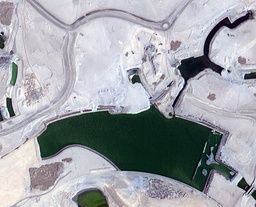
#> input picture dataset/input/image_part_002.jpg, 256 x 207 px, shrunk from 797 x 644 before the run
$ python data_prep.py --src_img dataset/input/image_part_002.jpg --dst_folder out
#> lines starting #> are read from the running program, lines starting #| are printed output that depends on the picture
import argparse
from os.path import join
from pathlib import Path

import cv2
import numpy as np

def nparray_to_str(X):
    """
    Chuyển đổi mảng numpy thành chuỗi để lưu vào tệp.
    """
    return '\n'.join(' '.join(map(str, row)) for row in X)

def kmeans_plus_plus(data, k):
    """
    Thuật toán KMeans++ để chọn tâm cụm ban đầu.
    """
    centroids = [data[np.random.choice(range(len(data)))]]

    for _ in range(1, k):
        D2 = np.array([min(np.linalg.norm(x - c) ** 2 for c in centroids) for x in data])
        probabilities = D2 / D2.sum() if D2.sum() > 0 else np.ones_like(D2) / len(D2)
        cumulative_probs = probabilities.cumsum()
        next_centroid = data[np.searchsorted(cumulative_probs, np.random.rand())]
        centroids.append(next_centroid)

    return np.array(centroids)

def kmeans(data, initial_centroids, max_iter=30):
    """
    Thuật toán phân cụm KMeans.
    """
    k = len(initial_centroids)
    centers = initial_centroids.copy()

    for _ in range(max_iter):
        distances = np.linalg.norm(data[:, None] - centers, axis=2)
        labels = np.argmin(distances, axis=1)

        new_centers = np.array([data[labels == j].mean(axis=0) if len(data[labels == j]) > 0 else centers[j] for j in range(k)])
        if np.allclose(new_centers, centers):
            break

        centers = new_centers

    return labels, centers

def main(src_img, dst_folder, k):
    """
    Xử lý chính: đọc ảnh, phân cụm và lưu kết quả.
    """
#> called with src_img = 'dataset/input/image_part_002.jpg', dst_folder = 'out', k = 5
    Path(dst_folder).mkdir(parents=True, exist_ok=True)

    img = cv2.imread(src_img)
#> img is the input picture: shape (207, 256, 3); mean B, G, R 167.8, 162, 158.9
    if img is None:
        raise FileNotFoundError(f"Không tìm thấy ảnh tại đường dẫn: {src_img}")

    br, kl, _ = img.shape
#> br = 207; kl = 256
    data = img.reshape((-1, 3)).astype(np.float32) / 255.0

    points_path = join(dst_folder, 'points.txt')
    np.savetxt(points_path, data, fmt='%f')
    print(f'Danh sách điểm được lưu tại: {points_path}')

    initial_centroids = kmeans_plus_plus(data, k)
#> in kmeans_plus_plus, `centroids = [data[np.random.choice(range(len(data)))]]`: centroids = [[0.816, 0.749, 0.761]]
#> the loop in kmeans_plus_plus, `for _ in range(1, k):` made 4 passes
#> next_centroid on passes 1 to 4: [0.098, 0.133, 0.0275], [0.459, 0.431, 0.459], [0.91, 0.929, 0.965], [0.663, 0.616, 0.6]
#> after the loop in kmeans_plus_plus, `for _ in range(1, k):`: centroids = [[0.816, 0.749, 0.761], [0.098, 0.133, 0.0275], [0.459, 0.431, 0.459], [0.91, 0.929, 0.965], [0.663, 0.616, 0.6]]
#> initial_centroids has the same summary as centroids in kmeans_plus_plus
    labels, centers = kmeans(data, initial_centroids)
#> in kmeans, `k = len(initial_centroids)`: k = 5
#> in kmeans, `centers = initial_centroids.copy()`: centers has the same summary as centroids in kmeans_plus_plus
#> centers = [[0.81, 0.772, 0.777], [0.129, 0.159, 0.0762], [0.489, 0.446, 0.459], [0.897, 0.869, 0.872], [0.681, 0.637, 0.648]]

    labels_img = labels.reshape((br, kl))
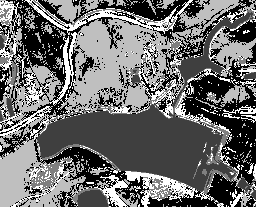
#> labels_img: shape (207, 256) int64; min 0, max 4, mean 1.71; drawn with min black and max white
    centers = (centers * 255).astype(np.uint8)
#> centers = [[206, 196, 198], [32, 40, 19], [124, 113, 117], [228, 221, 222], [173, 162, 165]]
    segmented_img = centers[labels_img]
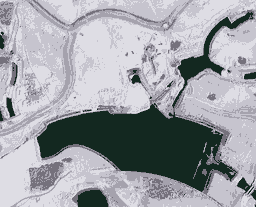
#> segmented_img: shape (207, 256, 3); mean of channels 0, 1, 2 167.1, 161.3, 158.7; drawn as B, G, R

    segmented_img_path = join(dst_folder, 'segmented_image.png')
    cv2.imwrite(segmented_img_path, segmented_img)
    print(f'Ảnh phân đoạn được lưu tại: {segmented_img_path}')

    clusters_path = join(dst_folder, 'clusters.txt')
    cluster_data = np.hstack((np.arange(1, k + 1).reshape((-1, 1)), centers))
#> cluster_data = [[1, 206, 196, 198], [2, 32, 40, 19], [3, 124, 113, 117], [4, 228, 221, 222], [5, 173, 162, 165]]
    np.savetxt(clusters_path, cluster_data, fmt='%d %d %d %d')
    print(f'Tâm cụm được lưu tại: {clusters_path}')

if __name__ == '__main__':
    # Tạo đối tượng parser để nhận tham số từ dòng lệnh
    parser = argparse.ArgumentParser(description='Script tạo tệp points.txt và clusters.txt từ ảnh đầu vào.')
    parser.add_argument('--src_img', type=str, required=True, help='Đường dẫn tới ảnh nguồn.')
    parser.add_argument('--dst_folder', type=str, required=True, help='Thư mục lưu kết quả.')
    parser.add_argument('--k_init_centroids', type=int, default=5, help='Số tâm cụm ban đầu (mặc định: 5).')

    args = parser.parse_args()
    main(args.src_img, args.dst_folder, args.k_init_centroids)

$ run again, on dataset/input/image_part_005.jpg
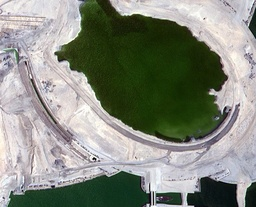
#> input picture dataset/input/image_part_005.jpg, 256 x 207 px, shrunk from 797 x 643 before the run
#> in main, img is the input picture: shape (207, 256, 3); mean B, G, R 127.1, 137.8, 133.5
#> in kmeans_plus_plus, `centroids = [data[np.random.choice(range(len(data)))]]`: centroids = [[0.741, 0.725, 0.749]]
#> the loop in kmeans_plus_plus, `for _ in range(1, k):` made 4 passes
#> next_centroid on passes 1 to 4: [0.0118, 0.196, 0.0941], [0.843, 0.8, 0.808], [0.631, 0.533, 0.549], [0.898, 0.961, 0.89]
#> after the loop in kmeans_plus_plus, `for _ in range(1, k):`: centroids = [[0.741, 0.725, 0.749], [0.0118, 0.196, 0.0941], [0.843, 0.8, 0.808], [0.631, 0.533, 0.549], [0.898, 0.961, 0.89]]
#> initial_centroids has the same summary as centroids in kmeans_plus_plus
#> k = 5
#> in kmeans, `centers = initial_centroids.copy()`: centers has the same summary as centroids in kmeans_plus_plus
#> in main, `labels, centers = kmeans(data, initial_centroids)`: centers = [[0.663, 0.637, 0.659], [0.0629, 0.192, 0.115], [0.786, 0.77, 0.789], [0.467, 0.45, 0.467], [0.875, 0.878, 0.898]]
#> in main, `labels_img = labels.reshape((br, kl))`:
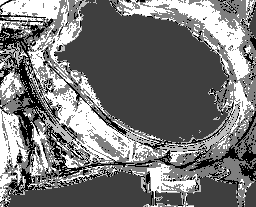
#> labels_img: shape (207, 256) int64; min 0, max 4, mean 1.87; drawn with min black and max white
#> in main, `centers = (centers * 255).astype(np.uint8)`: centers = [[169, 162, 168], [16, 48, 29], [200, 196, 201], [119, 114, 119], [223, 223, 229]]
#> in main, `segmented_img = centers[labels_img]`:
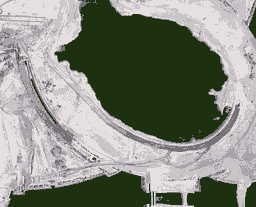
#> segmented_img: shape (207, 256, 3); mean of channels 0, 1, 2 126.9, 137.1, 133.3; drawn as B, G, R
#> cluster_data = [[1, 169, 162, 168], [2, 16, 48, 29], [3, 200, 196, 201], [4, 119, 114, 119], [5, 223, 223, 229]]

$ run again, on dataset/input/image_part_006.jpg
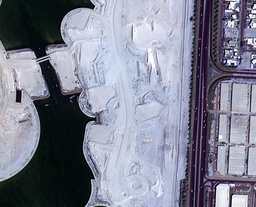
#> input picture dataset/input/image_part_006.jpg, 256 x 207 px, shrunk from 797 x 643 before the run
#> in main, img is the input picture: shape (207, 256, 3); mean B, G, R 146.2, 129.9, 127.2
#> in kmeans_plus_plus, `centroids = [data[np.random.choice(range(len(data)))]]`: centroids = [[0.827, 0.749, 0.729]]
#> the loop in kmeans_plus_plus, `for _ in range(1, k):` made 4 passes
#> next_centroid on passes 1 to 4: [0.0431, 0.0471, 0.0118], [0.549, 0.486, 0.514], [0.125, 0.153, 0.125], [0.925, 0.843, 0.812]
#> after the loop in kmeans_plus_plus, `for _ in range(1, k):`: centroids = [[0.827, 0.749, 0.729], [0.0431, 0.0471, 0.0118], [0.549, 0.486, 0.514], [0.125, 0.153, 0.125], [0.925, 0.843, 0.812]]
#> initial_centroids has the same summary as centroids in kmeans_plus_plus
#> k = 5
#> in kmeans, `centers = initial_centroids.copy()`: centers has the same summary as centroids in kmeans_plus_plus
#> in main, `labels, centers = kmeans(data, initial_centroids)`: centers = [[0.777, 0.697, 0.68], [0.0854, 0.0656, 0.0492], [0.593, 0.503, 0.509], [0.344, 0.263, 0.293], [0.884, 0.812, 0.791]]
#> in main, `labels_img = labels.reshape((br, kl))`:
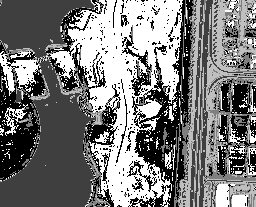
#> labels_img: shape (207, 256) int64; min 0, max 4, mean 1.94; drawn with min black and max white
#> in main, `centers = (centers * 255).astype(np.uint8)`: centers = [[198, 177, 173], [21, 16, 12], [151, 128, 129], [87, 67, 74], [225, 206, 201]]
#> in main, `segmented_img = centers[labels_img]`:
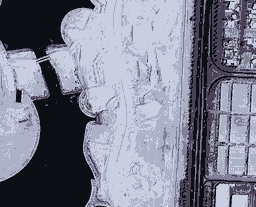
#> segmented_img: shape (207, 256, 3); mean of channels 0, 1, 2 145.8, 129.2, 126.6; drawn as B, G, R
#> cluster_data = [[1, 198, 177, 173], [2, 21, 16, 12], [3, 151, 128, 129], [4, 87, 67, 74], [5, 225, 206, 201]]

$ run again, on dataset/input/image_part_007.jpg
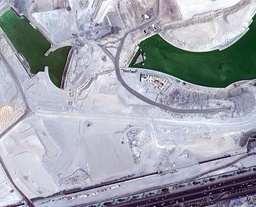
#> input picture dataset/input/image_part_007.jpg, 256 x 207 px, shrunk from 797 x 644 before the run
#> in main, img is the input picture: shape (207, 256, 3); mean B, G, R 173.9, 164, 160.6
#> in kmeans_plus_plus, `centroids = [data[np.random.choice(range(len(data)))]]`: centroids = [[0.506, 0.443, 0.51]]
#> the loop in kmeans_plus_plus, `for _ in range(1, k):` made 4 passes
#> next_centroid on passes 1 to 4: [0.855, 0.82, 0.808], [0.184, 0.0863, 0.102], [0.8, 0.714, 0.69], [0.655, 0.541, 0.576]
#> after the loop in kmeans_plus_plus, `for _ in range(1, k):`: centroids = [[0.506, 0.443, 0.51], [0.855, 0.82, 0.808], [0.184, 0.0863, 0.102], [0.8, 0.714, 0.69], [0.655, 0.541, 0.576]]
#> initial_centroids has the same summary as centroids in kmeans_plus_plus
#> k = 5
#> in kmeans, `centers = initial_centroids.copy()`: centers has the same summary as centroids in kmeans_plus_plus
#> in main, `labels, centers = kmeans(data, initial_centroids)`: centers = [[0.47, 0.401, 0.41], [0.893, 0.851, 0.847], [0.189, 0.233, 0.158], [0.8, 0.741, 0.737], [0.659, 0.594, 0.6]]
#> in main, `labels_img = labels.reshape((br, kl))`:
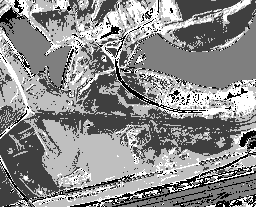
#> labels_img: shape (207, 256) int64; min 0, max 4, mean 2.19; drawn with min black and max white
#> in main, `centers = (centers * 255).astype(np.uint8)`: centers = [[119, 102, 104], [227, 217, 215], [48, 59, 40], [204, 188, 187], [168, 151, 153]]
#> in main, `segmented_img = centers[labels_img]`:
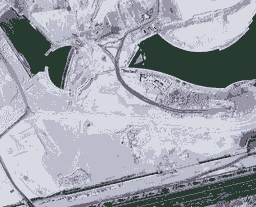
#> segmented_img: shape (207, 256, 3); mean of channels 0, 1, 2 173.6, 163.5, 159.9; drawn as B, G, R
#> cluster_data = [[1, 119, 102, 104], [2, 227, 217, 215], [3, 48, 59, 40], [4, 204, 188, 187], [5, 168, 151, 153]]
